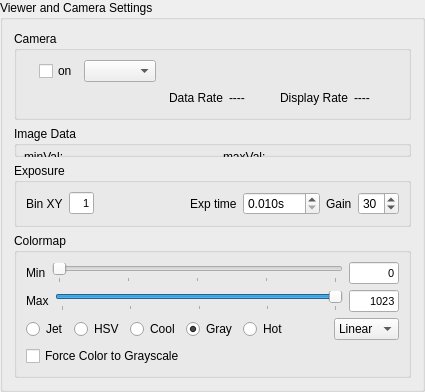
     <widget class="QGroupBox" name="groupBox">
      <property name="title">
       <string>Viewer and Camera Settings</string>
      </property>
      <layout class="QGridLayout" name="gridLayout_13">
       <item row="2" column="0">
        <widget class="QGroupBox" name="gB_Exposure">
         <property name="title">
          <string>Exposure</string>
         </property>
         <layout class="QHBoxLayout" name="horizontalLayout_8">
          <item>
           <layout class="QHBoxLayout" name="horizontalLayout_13">
            <item>
             <widget class="QLabel" name="label_21">
              <property name="text">
               <string>Bin XY</string>
              </property>
             </widget>
            </item>
            <item>
             <widget class="QLineEdit" name="lEBXY">
              <property name="sizePolicy">
               <sizepolicy hsizetype="Fixed" vsizetype="Fixed">
                <horstretch>1</horstretch>
                <verstretch>0</verstretch>
               </sizepolicy>
              </property>
              <property name="minimumSize">
               <size>
                <width>10</width>
                <height>0</height>
               </size>
              </property>
              <property name="maximumSize">
               <size>
                <width>25</width>
                <height>16777215</height>
               </size>
              </property>
              <property name="font">
               <font>
                <pointsize>8</pointsize>
               </font>
              </property>
              <property name="text">
               <string>1</string>
              </property>
              <property name="alignment">
               <set>Qt::AlignRight|Qt::AlignTrailing|Qt::AlignVCenter</set>
              </property>
             </widget>
            </item>
           </layout>
          </item>
          <item>
           <spacer name="horizontalSpacer">
            <property name="orientation">
             <enum>Qt::Horizontal</enum>
            </property>
            <property name="sizeHint" stdset="0">
             <size>
              <width>40</width>
              <height>20</height>
             </size>
            </property>
           </spacer>
          </item>
          <item>
           <layout class="QHBoxLayout" name="horizontalLayout_16">
            <item>
             <widget class="QLabel" name="label_22">
              <property name="text">
               <string>Exp time</string>
              </property>
             </widget>
            </item>
            <item>
             <widget class="QDoubleSpinBox" name="dS_expt">
              <property name="prefix">
               <string/>
              </property>
              <property name="suffix">
               <string>s</string>
              </property>
              <property name="decimals">
               <number>3</number>
              </property>
              <property name="minimum">
               <double>0.010000000000000</double>
              </property>
              <property name="maximum">
               <double>100.000000000000000</double>
              </property>
              <property name="singleStep">
               <double>0.010000000000000</double>
              </property>
              <property name="value">
               <double>0.010000000000000</double>
              </property>
             </widget>
            </item>
           </layout>
          </item>
          <item>
           <layout class="QHBoxLayout" name="horizontalLayout_20">
            <item>
             <widget class="QLabel" name="label_23">
              <property name="text">
               <string>Gain</string>
              </property>
             </widget>
            </item>
            <item>
             <widget class="QSpinBox" name="iS_gain">
              <property name="suffix">
               <string/>
              </property>
              <property name="prefix">
               <string/>
              </property>
              <property name="maximum">
               <number>35</number>
              </property>
              <property name="value">
               <number>30</number>
              </property>
             </widget>
            </item>
           </layout>
          </item>
         </layout>
        </widget>
       </item>
       <item row="0" column="0">
        <widget class="QGroupBox" name="gB_camera">
         <property name="title">
          <string>Camera</string>
         </property>
         <layout class="QVBoxLayout" name="verticalLayout">
          <item>
           <layout class="QHBoxLayout" name="horizontalLayout">
            <item>
             <widget class="QLabel" name="lb_on">
              <property name="text">
               <string/>
              </property>
              <property name="pixmap">
               <pixmap>../mviewer2.0/ui/led-red-22x22.png</pixmap>
              </property>
             </widget>
            </item>
            <item>
             <widget class="QCheckBox" name="cB_on">
              <property name="text">
               <string>on</string>
              </property>
             </widget>
            </item>
            <item>
             <widget class="QComboBox" name="cB_camera"/>
            </item>
            <item>
             <spacer name="horizontalSpacer_47">
              <property name="orientation">
               <enum>Qt::Horizontal</enum>
              </property>
              <property name="sizeHint" stdset="0">
               <size>
                <width>40</width>
                <height>20</height>
               </size>
              </property>
             </spacer>
            </item>
           </layout>
          </item>
          <item>
           <layout class="QHBoxLayout" name="horizontalLayout_5">
            <item>
             <spacer name="horizontalSpacer_4">
              <property name="orientation">
               <enum>Qt::Horizontal</enum>
              </property>
              <property name="sizeHint" stdset="0">
               <size>
                <width>40</width>
                <height>20</height>
               </size>
              </property>
             </spacer>
            </item>
            <item>
             <widget class="QLabel" name="lb_data">
              <property name="text">
               <string>Data Rate</string>
              </property>
             </widget>
            </item>
            <item>
             <widget class="QLabel" name="lb_dataRate">
              <property name="minimumSize">
               <size>
                <width>45</width>
                <height>0</height>
               </size>
              </property>
              <property name="text">
               <string>----</string>
              </property>
             </widget>
            </item>
            <item>
             <widget class="QLabel" name="lb_disp">
              <property name="text">
               <string>Display Rate</string>
              </property>
             </widget>
            </item>
            <item>
             <widget class="QLabel" name="lb_dispRate">
              <property name="minimumSize">
               <size>
                <width>45</width>
                <height>0</height>
               </size>
              </property>
              <property name="text">
               <string>----</string>
              </property>
             </widget>
            </item>
           </layout>
          </item>
         </layout>
        </widget>
       </item>
       <item row="3" column="0">
        <widget class="QGroupBox" name="gB_colormap">
         <property name="enabled">
          <bool>true</bool>
         </property>
         <property name="title">
          <string>Colormap</string>
         </property>
         <layout class="QGridLayout" name="gridLayout_5">
          <item row="0" column="0">
           <layout class="QVBoxLayout" name="verticalLayout_10">
            <item>
             <layout class="QVBoxLayout" name="verticalLayout_9">
              <item>
               <layout class="QHBoxLayout" name="horizontalLayout_3">
                <item>
                 <widget class="QLabel" name="labelRangeMin_1">
                  <property name="text">
                   <string>Min</string>
                  </property>
                 </widget>
                </item>
                <item>
                 <widget class="QSlider" name="hSRngMin">
                  <property name="sizePolicy">
                   <sizepolicy hsizetype="Expanding" vsizetype="Fixed">
                    <horstretch>3</horstretch>
                    <verstretch>0</verstretch>
                   </sizepolicy>
                  </property>
                  <property name="maximum">
                   <number>1023</number>
                  </property>
                  <property name="orientation">
                   <enum>Qt::Horizontal</enum>
                  </property>
                  <property name="tickPosition">
                   <enum>QSlider::TicksBelow</enum>
                  </property>
                  <property name="tickInterval">
                   <number>256</number>
                  </property>
                 </widget>
                </item>
                <item>
                 <widget class="QLineEdit" name="lERngMin">
                  <property name="sizePolicy">
                   <sizepolicy hsizetype="Fixed" vsizetype="Fixed">
                    <horstretch>1</horstretch>
                    <verstretch>0</verstretch>
                   </sizepolicy>
                  </property>
                  <property name="minimumSize">
                   <size>
                    <width>10</width>
                    <height>0</height>
                   </size>
                  </property>
                  <property name="maximumSize">
                   <size>
                    <width>50</width>
                    <height>16777215</height>
                   </size>
                  </property>
                  <property name="font">
                   <font>
                    <pointsize>8</pointsize>
                   </font>
                  </property>
                  <property name="text">
                   <string>0</string>
                  </property>
                  <property name="alignment">
                   <set>Qt::AlignRight|Qt::AlignTrailing|Qt::AlignVCenter</set>
                  </property>
                 </widget>
                </item>
               </layout>
              </item>
              <item>
               <layout class="QHBoxLayout" name="horizontalLayout_4">
                <item>
                 <widget class="QLabel" name="labelRangeMax_1">
                  <property name="text">
                   <string>Max</string>
                  </property>
                 </widget>
                </item>
                <item>
                 <widget class="QSlider" name="hSRngMax">
                  <property name="sizePolicy">
                   <sizepolicy hsizetype="Expanding" vsizetype="Fixed">
                    <horstretch>3</horstretch>
                    <verstretch>0</verstretch>
                   </sizepolicy>
                  </property>
                  <property name="maximum">
                   <number>1023</number>
                  </property>
                  <property name="sliderPosition">
                   <number>1023</number>
                  </property>
                  <property name="orientation">
                   <enum>Qt::Horizontal</enum>
                  </property>
                  <property name="invertedAppearance">
                   <bool>false</bool>
                  </property>
                  <property name="invertedControls">
                   <bool>false</bool>
                  </property>
                  <property name="tickPosition">
                   <enum>QSlider::TicksBelow</enum>
                  </property>
                  <property name="tickInterval">
                   <number>256</number>
                  </property>
                 </widget>
                </item>
                <item>
                 <widget class="QLineEdit" name="lERngMax">
                  <property name="sizePolicy">
                   <sizepolicy hsizetype="Fixed" vsizetype="Fixed">
                    <horstretch>1</horstretch>
                    <verstretch>0</verstretch>
                   </sizepolicy>
                  </property>
                  <property name="minimumSize">
                   <size>
                    <width>10</width>
                    <height>0</height>
                   </size>
                  </property>
                  <property name="maximumSize">
                   <size>
                    <width>50</width>
                    <height>16777215</height>
                   </size>
                  </property>
                  <property name="font">
                   <font>
                    <pointsize>8</pointsize>
                   </font>
                  </property>
                  <property name="text">
                   <string>1023</string>
                  </property>
                  <property name="alignment">
                   <set>Qt::AlignRight|Qt::AlignTrailing|Qt::AlignVCenter</set>
                  </property>
                 </widget>
                </item>
               </layout>
              </item>
              <item>
               <layout class="QHBoxLayout" name="horizontalLayout_9">
                <item>
                 <widget class="QRadioButton" name="rBColor_Jet">
                  <property name="text">
                   <string>Jet</string>
                  </property>
                 </widget>
                </item>
                <item>
                 <widget class="QRadioButton" name="rBColor_HSV">
                  <property name="text">
                   <string>HSV</string>
                  </property>
                 </widget>
                </item>
                <item>
                 <widget class="QRadioButton" name="rBColor_Cool">
                  <property name="text">
                   <string>Cool</string>
                  </property>
                 </widget>
                </item>
                <item>
                 <widget class="QRadioButton" name="rBColor_Gray">
                  <property name="text">
                   <string>Gray</string>
                  </property>
                  <property name="checked">
                   <bool>true</bool>
                  </property>
                 </widget>
                </item>
                <item>
                 <widget class="QRadioButton" name="rBColor_Hot">
                  <property name="text">
                   <string>Hot</string>
                  </property>
                  <property name="checked">
                   <bool>false</bool>
                  </property>
                 </widget>
                </item>
                <item>
                 <spacer name="horizontalSpacer_5">
                  <property name="orientation">
                   <enum>Qt::Horizontal</enum>
                  </property>
                  <property name="sizeHint" stdset="0">
                   <size>
                    <width>40</width>
                    <height>20</height>
                   </size>
                  </property>
                 </spacer>
                </item>
                <item>
                 <widget class="QComboBox" name="cBoxScale">
                  <property name="minimumSize">
                   <size>
                    <width>50</width>
                    <height>0</height>
                   </size>
                  </property>
                  <item>
                   <property name="text">
                    <string>Linear</string>
                   </property>
                  </item>
                  <item>
                   <property name="text">
                    <string>Log</string>
                   </property>
                  </item>
                  <item>
                   <property name="text">
                    <string>Exp</string>
                   </property>
                  </item>
                 </widget>
                </item>
               </layout>
              </item>
             </layout>
            </item>
           </layout>
          </item>
          <item row="1" column="0">
           <layout class="QHBoxLayout" name="horizontalLayout_2">
            <item>
             <widget class="QCheckBox" name="grayScale">
              <property name="text">
               <string>Force Color to Grayscale</string>
              </property>
             </widget>
            </item>
            <item>
             <spacer name="horizontalSpacer_3">
              <property name="orientation">
               <enum>Qt::Horizontal</enum>
              </property>
              <property name="sizeHint" stdset="0">
               <size>
                <width>40</width>
                <height>20</height>
               </size>
              </property>
             </spacer>
            </item>
           </layout>
          </item>
         </layout>
        </widget>
       </item>
       <item row="1" column="0">
        <widget class="QGroupBox" name="groupBox_2">
         <property name="title">
          <string>Image Data</string>
         </property>
         <widget class="QWidget" name="horizontalLayoutWidget">
          <property name="geometry">
           <rect>
            <x>10</x>
            <y>20</y>
            <width>391</width>
            <height>21</height>
           </rect>
          </property>
          <layout class="QHBoxLayout" name="horizontalLayout_19">
           <item>
            <widget class="QLabel" name="lb_minVal">
             <property name="text">
              <string>minVal:</string>
             </property>
            </widget>
           </item>
           <item>
            <widget class="QLabel" name="lb_minValdata">
             <property name="text">
              <string>----</string>
             </property>
            </widget>
           </item>
           <item>
            <widget class="QLabel" name="lb_maxVal">
             <property name="text">
              <string>maxVal:</string>
             </property>
            </widget>
           </item>
           <item>
            <widget class="QLabel" name="lb_maxValdata">
             <property name="text">
              <string>----</string>
             </property>
            </widget>
           </item>
          </layout>
         </widget>
        </widget>
       </item>
      </layout>
     </widget>
